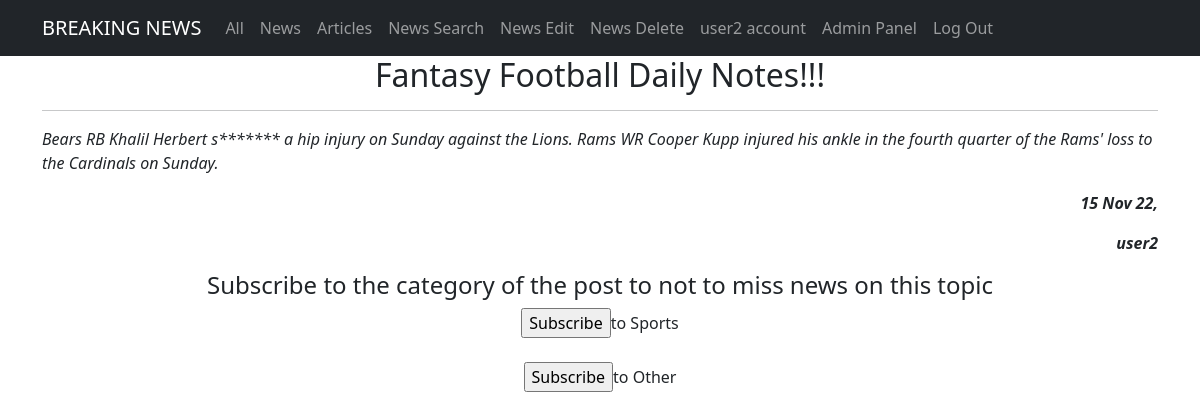
Page /news/3/ (signed in) on the committed database.
### newsportal/models.py (models this page shows, shortened)
class Post(models.Model):
    author = models.ForeignKey(Author, on_delete=models.CASCADE)
    type = models.CharField(max_length=2, choices=TYPES, default=news)
    published_date = models.DateTimeField(auto_now_add=True)
    post_title = models.CharField(max_length=100)
    post_text = models.TextField()
    category = models.ManyToManyField(Category, through="PostCategory")
    post_rating = models.IntegerField(default=0)

class Author(models.Model):
    author_rating = models.IntegerField(default=0)
    user = models.OneToOneField(User, on_delete=models.CASCADE)

class Category(models.Model):
    category = models.CharField(unique=True, max_length=100)
    users = models.ManyToManyField(User, through='Subscribers', blank=True)
    def __str__(self):
        return f'{self.category}'

### newsportal/views.py (the view)
# urls.py: path('<int:pk>/', NewsDetail.as_view(), name='news_detail'),
class NewsDetail(PostDetail):
    model = Post
    template_name = 'new.html'
    context_object_name = 'post'
    def get_queryset(self):
        queryset = super().get_queryset()
        self.filterset = PostFilter(self.request.GET, queryset)
        return self.filterset.qs.filter(type="NW")

### newsportal/templatetags/custom_filters.py (called while the page is built)
@register.filter()
def censor(text):
    if isinstance(text, str):
        wordstocensor = ['fool', 'death', 'suffer']
        text = re.split('(\W+)', text)
        for i, j in enumerate(text):
            for k in wordstocensor:
                if k in j.lower():
                    text[i] = text[i][0] + '*'*(len(text[i]) - 1)
        return ''.join(text)
    else:
        raise Exception("This filter is applicable only to the <class 'str'>")

### templates/new.html (shortened to what this page needs)
<!DOCTYPE html>
{% extends 'post.html' %}
{% load custom_filters %}
{% block content2 %}
<li class="nav-item">
  <a class="nav-link" href="/news/search/">News Search</a>
</li>
<li class="nav-item">
  <a class="nav-link" href="/news/{{post.pk}}/edit">News Edit</a>
</li>
<li class="nav-item">
  <a class="nav-link" href="/news/{{post.pk}}/delete">News Delete</a>
</li>
{% endblock content2 %}
{% block content %}
<h2>{{ post.post_title|censor }}</h2>
<hr>
<p style="text-align: left;"><em>{{ post.post_text|censor }}</em></p>
<p style="text-align: right;"><em><strong>{{ post.published_date|date:'d M y' }},</strong></em></p>
<p style="text-align: right;"><em><strong>{{ post.author.user.username }}</strong></em></p>
{% endblock content %}

### templates/post.html (shortened to what this page needs)
<!DOCTYPE html>
{% extends 'flatpages/default.html' %}
{% load custom_filters %}
{% block sub %}
<h4>Subscribe to the category of the post to not to miss news on this topic</h4>
{% for category in post.category.all %}
{% if category not in request.user.category_set.all %}
<form method="post" action="/subscribe/">
    <input type="submit" value="Subscribe">to {{category}}
</form>
{% else %}
Already subscribed to {{ category }}
{% endif %}
<br>
{% endfor %}
{% endblock sub %}

### templates/flatpages/default.html (shortened to what this page needs)
<!DOCTYPE html>
<html lang="en">
    <head>
        {% load static %}
        <link href="{% static 'css/styles.css' %}" rel="stylesheet" />
    </head>
    <body>
        <nav class="navbar navbar-expand-lg navbar-dark bg-dark static-top">
            <div class="container">
                <a class="navbar-brand" href="#">BREAKING NEWS</a>
                <div class="collapse navbar-collapse" id="navbarResponsive">
                    <ul class="navbar-nav ml-auto">
                        {% block view %}
                        <li class="nav-item active">
                            <a class="nav-link" href="/">All</a>
                        </li>
                        <li class="nav-item">
                            <a class="nav-link" href="/news/">News</a>
                        </li>
                        <li class="nav-item">
                            <a class="nav-link" href="/articles/">Articles</a>
                        </li>
                        {% endblock view %}
                        {% block content2 %}
                        {% endblock content2 %}
                        {% block account %}
                        <li class="nav-item">
                            <a class="nav-link" href="/account/">{{ request.user.username }} account</a>
                        </li>
                        {% endblock account %}
                        <li class="nav-item">
                            <a class="nav-link" href="/admin/">Admin Panel</a>
                        </li>
                        {% block blogout %}
                        <li class="nav-item">
                            <a class="nav-link" href="/sign/logout/">Log Out</a>
                        </li>
                        {% endblock blogout %}
                    </ul>
                </div>
            </div>
        </nav>
        <div class="container">
            <div class="row">
                <div class="col-lg-12 text-center">
                    {% block content %}{% endblock content %}
                    {% block sub %}
                    {% endblock sub %}
                </div>
            </div>
        </div>
    </body>
</html>

### rows in the picture
Post: post_title|censor "Fantasy Football Daily Notes!!!", post_text|censor "Bears RB Khalil Herbert s******* a hip injury on Sunday against the Lions. Rams WR Cooper Kupp injured his ankle in the fourth quarter of the Rams' loss to the Cardinals on Sunday.", published_date "15 Nov 22", author.user.username "user2"
Category: category "Sports"
Category: category "Other"

### other values in the picture
{{ request.user.username }} "user2"
